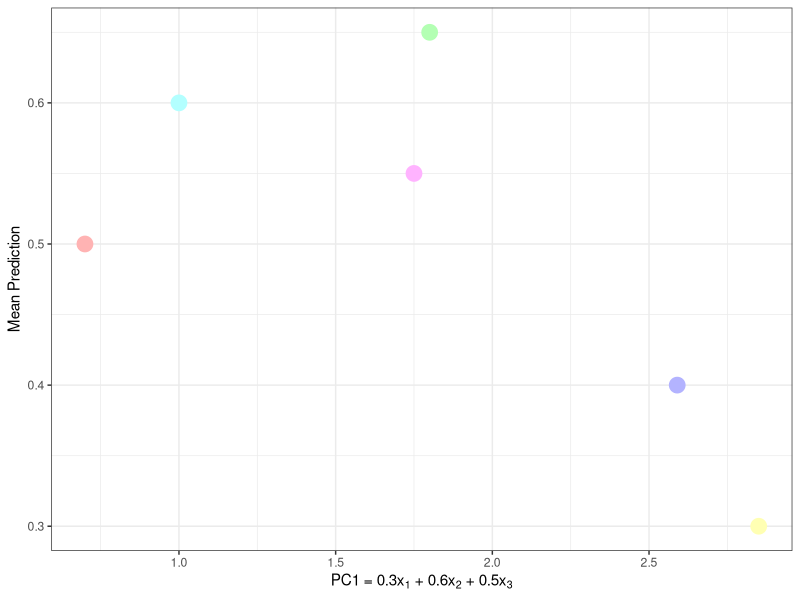

Reproduce this figure in R.
# This script creates Figure 6 in the paper (Section 4)

library(colorspace)
library(ggplot2)


c = c(rgb(1,0.7,0.7), rgb(0.7,1,0.7), rgb(0.7,0.7,1), rgb(1,1,0.7), rgb(1,0.7,1), rgb(0.7,1,1))
mixcolor(0.7, RGB(255,255,0), RGB(255,255,255))

loadings = c(0.3, 0.6, 0.5)
x = matrix(c(1,-1,2,-2,1.5,3,2.3,4,-1,-6.5,8,0,0.5,1,2,4,-2,2), ncol=3,byrow = TRUE)
PC = x %*% loadings

table = data.frame("PC1" = PC, "Mean Prediction" = c(0.5, 0.65, 0.4, 0.3, 0.55, 0.6))
ggplot(data = table, aes(x = PC1, y = Mean.Prediction)) + geom_point(size = 5, colour = c) + 
  theme_bw() + ylab("Mean Prediction") + xlab(expression("PC1 = 0.3x"[1]*" + 0.6x"[2]*" + 0.5x"[3]))
